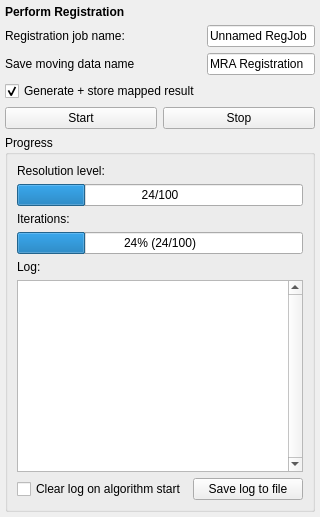
             <widget class="QWidget" name="m_tabExecution">
              <attribute name="title">
               <string>执行配准</string>
              </attribute>
              <layout class="QFormLayout" name="formLayout">
               <property name="leftMargin">
                <number>5</number>
               </property>
               <property name="topMargin">
                <number>5</number>
               </property>
               <property name="rightMargin">
                <number>5</number>
               </property>
               <property name="bottomMargin">
                <number>5</number>
               </property>
               <item row="0" column="0">
                <widget class="QLabel" name="label_Heading3">
                 <property name="sizePolicy">
                  <sizepolicy hsizetype="Preferred" vsizetype="Maximum">
                   <horstretch>0</horstretch>
                   <verstretch>0</verstretch>
                  </sizepolicy>
                 </property>
                 <property name="font">
                  <font>
                   <weight>75</weight>
                   <bold>true</bold>
                  </font>
                 </property>
                 <property name="text">
                  <string>Perform Registration</string>
                 </property>
                </widget>
               </item>
               <item row="1" column="0">
                <widget class="QLabel" name="label_71">
                 <property name="text">
                  <string>Registration job name:</string>
                 </property>
                </widget>
               </item>
               <item row="3" column="0">
                <widget class="QCheckBox" name="m_checkMapEntity">
                 <property name="text">
                  <string>Generate + store mapped result</string>
                 </property>
                 <property name="checked">
                  <bool>true</bool>
                 </property>
                </widget>
               </item>
               <item row="1" column="1">
                <widget class="QLineEdit" name="m_leRegJobName">
                 <property name="toolTip">
                  <string>Name of the resulting mapped image</string>
                 </property>
                 <property name="text">
                  <string>Unnamed RegJob</string>
                 </property>
                </widget>
               </item>
               <item row="5" column="0" colspan="2">
                <widget class="QGroupBox" name="groupBox_6">
                 <property name="sizePolicy">
                  <sizepolicy hsizetype="Preferred" vsizetype="MinimumExpanding">
                   <horstretch>0</horstretch>
                   <verstretch>0</verstretch>
                  </sizepolicy>
                 </property>
                 <property name="title">
                  <string>Progress</string>
                 </property>
                 <property name="flat">
                  <bool>false</bool>
                 </property>
                 <layout class="QVBoxLayout" name="verticalLayout_9">
                  <item>
                   <widget class="QLabel" name="m_lbProgBarLevel">
                    <property name="text">
                     <string>Resolution level:</string>
                    </property>
                   </widget>
                  </item>
                  <item>
                   <widget class="QProgressBar" name="m_progBarLevel">
                    <property name="maximum">
                     <number>100</number>
                    </property>
                    <property name="value">
                     <number>24</number>
                    </property>
                    <property name="invertedAppearance">
                     <bool>false</bool>
                    </property>
                    <property name="format">
                     <string>%v/%m</string>
                    </property>
                   </widget>
                  </item>
                  <item>
                   <widget class="QLabel" name="m_lbProgBarIteration">
                    <property name="text">
                     <string>Iterations:</string>
                    </property>
                   </widget>
                  </item>
                  <item>
                   <widget class="QProgressBar" name="m_progBarIteration">
                    <property name="maximum">
                     <number>100</number>
                    </property>
                    <property name="value">
                     <number>24</number>
                    </property>
                    <property name="invertedAppearance">
                     <bool>false</bool>
                    </property>
                    <property name="format">
                     <string>%p% (%v/%m)</string>
                    </property>
                   </widget>
                  </item>
                  <item>
                   <widget class="QLabel" name="label_log">
                    <property name="text">
                     <string>Log:</string>
                    </property>
                   </widget>
                  </item>
                  <item>
                   <widget class="QTextEdit" name="m_teLog">
                    <property name="sizePolicy">
                     <sizepolicy hsizetype="Expanding" vsizetype="Expanding">
                      <horstretch>0</horstretch>
                      <verstretch>0</verstretch>
                     </sizepolicy>
                    </property>
                    <property name="font">
                     <font>
                      <pointsize>9</pointsize>
                     </font>
                    </property>
                    <property name="verticalScrollBarPolicy">
                     <enum>Qt::ScrollBarAlwaysOn</enum>
                    </property>
                    <property name="tabChangesFocus">
                     <bool>true</bool>
                    </property>
                    <property name="lineWrapMode">
                     <enum>QTextEdit::NoWrap</enum>
                    </property>
                    <property name="readOnly">
                     <bool>true</bool>
                    </property>
                   </widget>
                  </item>
                  <item>
                   <layout class="QHBoxLayout" name="horizontalLayout_24">
                    <item>
                     <widget class="QCheckBox" name="m_checkClearLog">
                      <property name="text">
                       <string>Clear log on algorithm start</string>
                      </property>
                     </widget>
                    </item>
                    <item>
                     <widget class="QPushButton" name="m_pbSaveLog">
                      <property name="text">
                       <string>Save log to file</string>
                      </property>
                     </widget>
                    </item>
                   </layout>
                  </item>
                 </layout>
                </widget>
               </item>
               <item row="2" column="0">
                <widget class="QLabel" name="label_5">
                 <property name="text">
                  <string>Save moving data name</string>
                 </property>
                </widget>
               </item>
               <item row="2" column="1">
                <widget class="QLineEdit" name="lineEdit_SaveRegistrationName">
                 <property name="text">
                  <string>MRA Registration</string>
                 </property>
                </widget>
               </item>
               <item row="4" column="0" colspan="2">
                <layout class="QHBoxLayout" name="horizontalLayout_23">
                 <item>
                  <widget class="QPushButton" name="m_pbStartReg">
                   <property name="text">
                    <string>Start</string>
                   </property>
                  </widget>
                 </item>
                 <item>
                  <widget class="QPushButton" name="m_pbStopReg">
                   <property name="text">
                    <string>Stop</string>
                   </property>
                  </widget>
                 </item>
                </layout>
               </item>
              </layout>
             </widget>
